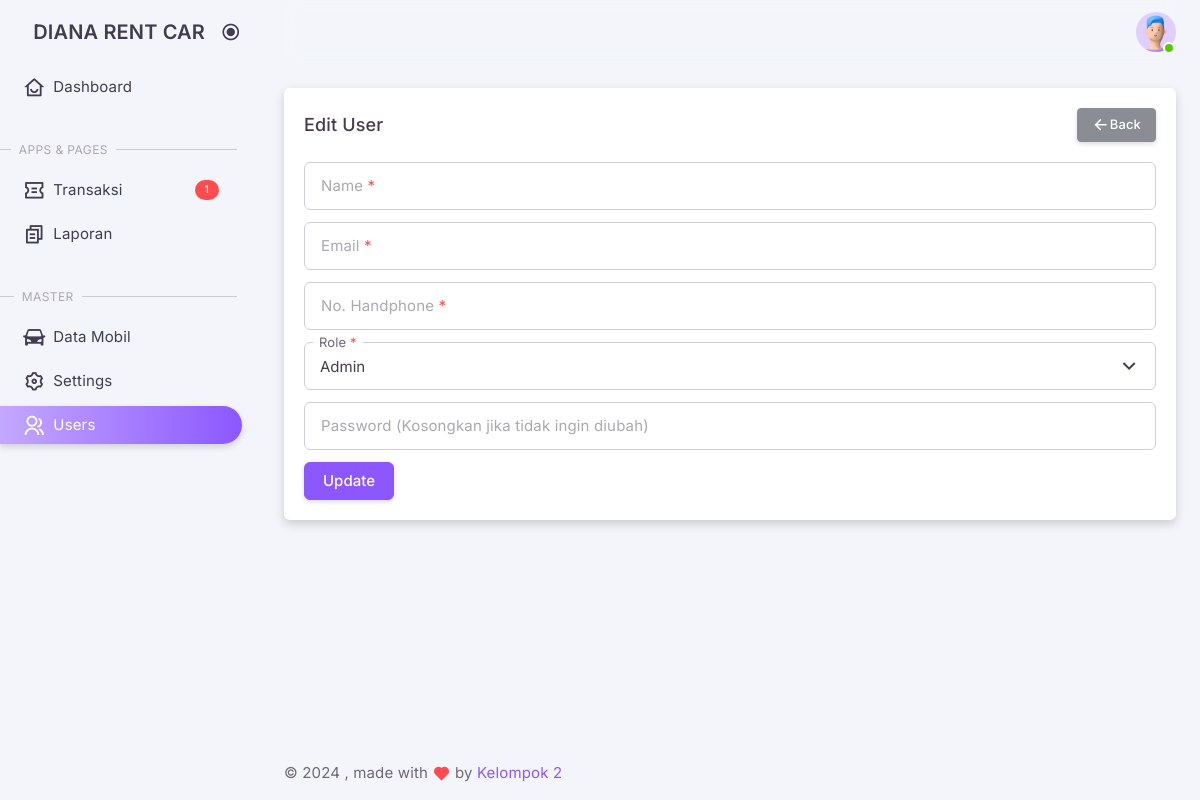
The app's page /admin/index.php?views=user_edit&uuid=217b7f23-7013-433e-9d04-a3692547b282 (signed in), older data.
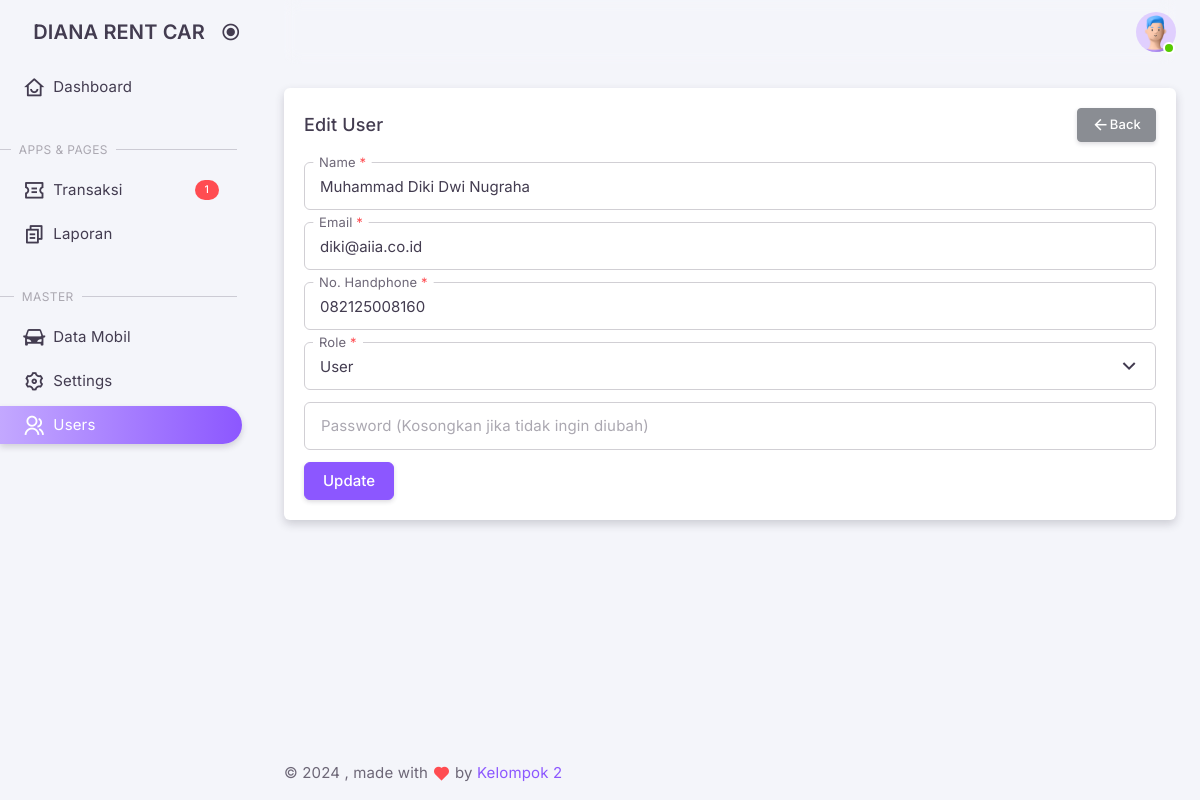
The same page, newer data.
### tables this page shows
CREATE TABLE IF NOT EXISTS `users` (
  `id` int NOT NULL AUTO_INCREMENT,
  `uuid` varchar(40) NOT NULL,
  `name` varchar(100) NOT NULL,
  `email` varchar(100) NOT NULL,
  `phone_number` varchar(15) DEFAULT NULL,
  `role` enum('admin','driver','user') NOT NULL DEFAULT 'user',
  `password` varchar(255) NOT NULL,
  `code` varchar(50) DEFAULT NULL,
  `is_verified` int DEFAULT NULL,
  `created_at` timestamp NULL DEFAULT CURRENT_TIMESTAMP,
  `updated_at` timestamp NULL DEFAULT CURRENT_TIMESTAMP ON UPDATE CURRENT_TIMESTAMP,
  PRIMARY KEY (`id`),
  UNIQUE KEY `email` (`email`)
);

### classes/User.php (called while the page is built, shortened)
<?php
class User
{
    private $conn;
    private $table = 'users';
    public function __construct()
    {
        $db = new Database();
        $this->conn = $db->connect();
    }
    public function edit($uuid)
    {
        $query = "SELECT * FROM " . $this->table . " WHERE uuid = ?";
        $stmt = $this->conn->prepare($query);
        $stmt->execute([$uuid]);
        return $stmt->fetch(PDO::FETCH_ASSOC);
    }
}

### classes/DatabaseExample.php (called while the page is built, shortened)
<?php
class Database
{
    private $host = 'localhost';
    private $db_name = 'dianarentcar';
    private $username = 'root';
    private $password = '';
    public function connect()
    {
        $this->conn = null;
        try {
            $this->conn = new PDO("mysql:host=" . $this->host . ";dbname=" . $this->db_name, $this->username, $this->password);
            $this->conn->setAttribute(PDO::ATTR_ERRMODE, PDO::ERRMODE_EXCEPTION);
        } catch (PDOException $e) {
            echo "Connection Error: " . $e->getMessage();
        }
        return $this->conn;
    }
}

### admin/pages/user/edit.php (the view, shortened to what this page needs)
<?php
require_once '../classes/User.php';
$getUser = new User();
$uuid = $_GET['uuid'];
$user = $getUser->edit($uuid);
?>
<div class="container-xxl flex-grow-1 container-p-y">
    <div class="row">
        <div class="col-xl">
            <div class="card mb-6">
                <div class="card-header d-flex justify-content-between align-items-center">
                    <h5 class="mb-0">Edit User</h5>
                    <small class="text-body float-end">
                        <a href="./index.php?views=user_list" class="btn btn-secondary btn-sm">
                            <i class="ri-arrow-left-line"></i> Back
                        </a>
                    </small>
                </div>
                <div class="card-body">
                    <form action="../backend/user/update.php" method="POST">
                        <div class="form-floating form-floating-outline mb-3">
                            <input
                                type="text"
                                class="form-control"
                                id="name"
                                name="name"
                                placeholder="Nama Lengkap"
                                value="<?php echo htmlspecialchars($user['name']); ?>"
                                onkeyup="formatFullName(this)"
                                required />
                            <label for="name">Name <span class="text-danger">*</span></label>
                        </div>
                        <div class="form-floating form-floating-outline mb-3">
                            <input
                                type="email"
                                class="form-control"
                                id="email"
                                name="email"
                                placeholder="email@mail.com"
                                value="<?php echo htmlspecialchars($user['email']); ?>"
                                required />
                            <label for="email">Email <span class="text-danger">*</span></label>
                        </div>
                        <div class="form-floating form-floating-outline mb-3">
                            <input
                                type="text"
                                id="phone_number"
                                name="phone_number"
                                class="form-control phone-mask"
                                placeholder="081234567890"
                                value="<?php echo htmlspecialchars($user['phone_number']); ?>"
                                required />
                            <label for="phone_number">No. Handphone <span class="text-danger">*</span></label>
                        </div>
                        <div class="form-floating form-floating-outline mb-3">
                            <select class="form-select" id="role" name="role" aria-label="Role" required>
                                <option value="admin" <?php echo ($user['role'] === 'admin') ? 'selected' : ''; ?>>Admin</option>
                                <option value="user" <?php echo ($user['role'] === 'user') ? 'selected' : ''; ?>>User</option>
                            </select>
                            <label for="role">Role <span class="text-danger">*</span></label>
                        </div>
                        <div class="form-floating form-floating-outline mb-3">
                            <input
                                type="password"
                                class="form-control"
                                id="password"
                                name="password"
                                placeholder="**********" />
                            <label for="password">Password (Kosongkan jika tidak ingin diubah)</label>
                        </div>
                        <button type="submit" class="btn btn-primary">Update</button>
                    </form>
                </div>
            </div>
        </div>
    </div>
</div>

Row changes from the older to the newer data that the page shows:
added users: name "Muhammad Diki Dwi Nugraha", email "diki@aiia.co.id", phone_number "082125008160", role "User"
Text that changed along with them:
form field role: "Admin" → (not shown)
